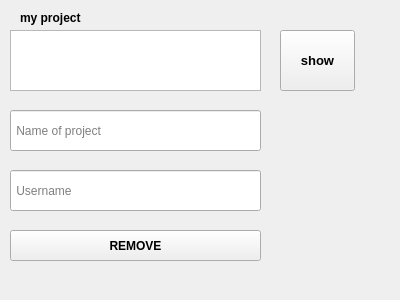
<?xml version="1.0" encoding="UTF-8"?>
<ui version="4.0">
 <class>Dialog_remove_user_from_project</class>
 <widget class="QDialog" name="Dialog_remove_user_from_project">
  <property name="geometry">
   <rect>
    <x>0</x>
    <y>0</y>
    <width>400</width>
    <height>300</height>
   </rect>
  </property>
  <property name="windowTitle">
   <string>Dialog</string>
  </property>
  <widget class="QListWidget" name="listWidget">
   <property name="geometry">
    <rect>
     <x>10</x>
     <y>30</y>
     <width>251</width>
     <height>61</height>
    </rect>
   </property>
  </widget>
  <widget class="QPushButton" name="pushButton">
   <property name="geometry">
    <rect>
     <x>-130</x>
     <y>140</y>
     <width>75</width>
     <height>24</height>
    </rect>
   </property>
   <property name="text">
    <string>PushButton</string>
   </property>
  </widget>
  <widget class="QPushButton" name="show">
   <property name="geometry">
    <rect>
     <x>280</x>
     <y>30</y>
     <width>75</width>
     <height>61</height>
    </rect>
   </property>
   <property name="font">
    <font>
     <pointsize>10</pointsize>
     <bold>true</bold>
    </font>
   </property>
   <property name="text">
    <string>show</string>
   </property>
  </widget>
  <widget class="QPushButton" name="remove">
   <property name="geometry">
    <rect>
     <x>10</x>
     <y>230</y>
     <width>251</width>
     <height>31</height>
    </rect>
   </property>
   <property name="font">
    <font>
     <bold>true</bold>
    </font>
   </property>
   <property name="text">
    <string>REMOVE</string>
   </property>
  </widget>
  <widget class="QLineEdit" name="enter_username">
   <property name="geometry">
    <rect>
     <x>10</x>
     <y>170</y>
     <width>251</width>
     <height>41</height>
    </rect>
   </property>
   <property name="placeholderText">
    <string> Username</string>
   </property>
  </widget>
  <widget class="QLineEdit" name="enter_project">
   <property name="geometry">
    <rect>
     <x>10</x>
     <y>110</y>
     <width>251</width>
     <height>41</height>
    </rect>
   </property>
   <property name="placeholderText">
    <string> Name of project</string>
   </property>
  </widget>
  <widget class="QLabel" name="label">
   <property name="geometry">
    <rect>
     <x>20</x>
     <y>10</y>
     <width>81</width>
     <height>16</height>
    </rect>
   </property>
   <property name="font">
    <font>
     <bold>true</bold>
    </font>
   </property>
   <property name="text">
    <string>my project</string>
   </property>
  </widget>
 </widget>
 <resources/>
 <connections/>
</ui>
